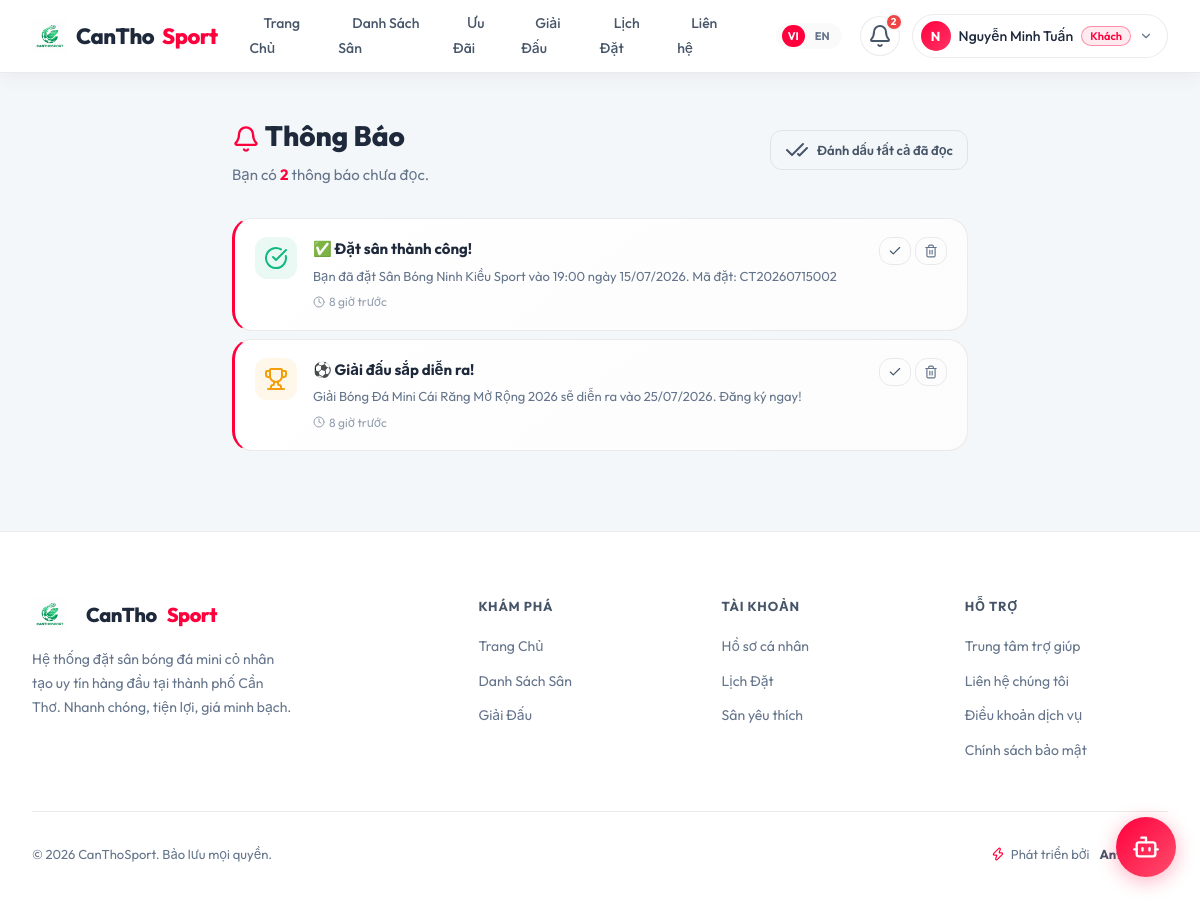
The page /pages/notifications.php (signed in) on the database its author committed.
### tables this page shows
CREATE TABLE `notifications` (
  `id`          INT(11)      NOT NULL AUTO_INCREMENT,
  `user_id`     INT(11)      NOT NULL,
  `type`        VARCHAR(50)  NOT NULL COMMENT 'booking_confirmed, new_message, event_reminder...',
  `title`       VARCHAR(150) NOT NULL,
  `body`        TEXT         NOT NULL,
  `ref_type`    VARCHAR(50)  DEFAULT NULL COMMENT 'booking, message, event...',
  `ref_id`      INT(11)      DEFAULT NULL,
  `icon`        VARCHAR(50)  DEFAULT 'bell',
  `is_read`     TINYINT(1)   NOT NULL DEFAULT 0,
  `created_at`  TIMESTAMP    NOT NULL DEFAULT CURRENT_TIMESTAMP,
  PRIMARY KEY (`id`),
  KEY `idx_user_unread` (`user_id`, `is_read`),
  CONSTRAINT `fk_notif_user` FOREIGN KEY (`user_id`) REFERENCES `users` (`id`) ON DELETE CASCADE
);

### pages/notifications.php (the view, shortened to what this page needs)
<?php
require_once '../config/db.php';
$user_id = $_SESSION['user_id'];
try {
    $stmt = $pdo->prepare("
        SELECT * FROM notifications
        WHERE user_id = :uid
        ORDER BY is_read ASC, created_at DESC
        LIMIT 50
    ");
    $stmt->execute(['uid' => $user_id]);
    $notifications = $stmt->fetchAll();
    $unread_count = 0;
    foreach ($notifications as $n) {
        if (!$n['is_read']) $unread_count++;
    }
} catch (PDOException $e) {
    die("Lỗi hệ thống: " . $e->getMessage());
}
$notif_icons = [
    'booking_confirmed' => ['check-circle', '#10b981'],
    'booking_cancelled' => ['x-circle', '#ef4444'],
    'event_reminder'    => ['trophy', '#f59e0b'],
    'new_message'       => ['message-circle', '#3b82f6'],
    'review_reply'      => ['message-square', '#8b5cf6'],
    'system'            => ['info', '#64748b'],
];
include '../includes/header.php';
?>
<div class="container" style="max-width:800px;margin:40px auto 80px;">
    <div style="display:flex;justify-content:space-between;align-items:center;margin-bottom:30px;flex-wrap:wrap;gap:16px;">
        <div>
            <h1 style="font-size:28px;font-weight:800;">
                <i data-lucide="bell" style="width:28px;height:28px;color:var(--primary);vertical-align:middle;"></i>
                Thông Báo
            </h1>
            <p style="color:var(--text-muted);margin-top:4px;">
                <?php echo $unread_count > 0 ? "Bạn có <b style='color:var(--primary);'>$unread_count</b> thông báo chưa đọc." : "Tất cả thông báo đã đọc."; ?>
            </p>
        </div>
        <?php if ($unread_count > 0): ?>
            <form action="notifications.php" method="POST">
                <button type="submit" name="mark_all_read" value="1" class="btn btn-ghost btn-sm">
                    <i data-lucide="check-check"></i> Đánh dấu tất cả đã đọc
                </button>
            </form>
        <?php endif; ?>
    </div>
    <?php if (count($notifications) > 0): ?>
        <div class="notif-list fade-in-up">
            <?php foreach ($notifications as $n): ?>
                <?php
                    $type_key = $n['type'] ?? 'system';
                    $icon_info = $notif_icons[$type_key] ?? $notif_icons['system'];
                    $icon_name = $icon_info[0];
                    $icon_color = $icon_info[1];
                    $link = '#';
                    $role = $_SESSION['user_role'] ?? 'customer';
                    if ($n['ref_type'] === 'message') {
                        if ($role === 'admin') $link = '../admin/chat.php';
                        else if ($role === 'owner') $link = '../owner/chat.php' . ($n['ref_id'] ? '?field_id='.$n['ref_id'] : '');
                        else $link = 'chat.php' . ($n['ref_id'] ? '?field_id='.$n['ref_id'] : '');
                    } else if ($n['ref_type'] === 'booking') {
                        if ($role === 'owner') $link = '../owner/bookings.php';
                        else $link = 'profile.php#bookings';
                    } else if ($n['ref_type'] === 'event') {
                        $link = 'events.php';
                    } else if ($n['ref_type'] === 'reward') {
                        if ($role === 'owner' || $role === 'admin') $link = '../' . $role . '/rewards.php';
                        else $link = 'offers.php';
                    }
                ?>
                <div class="notif-item <?php echo $n['is_read'] ? '' : 'notif-unread'; ?>">
                    <div class="notif-icon" style="background:<?php echo $icon_color; ?>15;color:<?php echo $icon_color; ?>;">
                        <i data-lucide="<?php echo $icon_name; ?>"></i>
                    </div>
                    <a href="<?php echo htmlspecialchars($link); ?>" class="notif-content" style="text-decoration:none; color:inherit; display:block; flex:1;">
                        <h4 class="notif-title"><?php echo htmlspecialchars($n['title']); ?></h4>
                        <p class="notif-body"><?php echo htmlspecialchars($n['body']); ?></p>
                        <span class="notif-time">
                            <i data-lucide="clock" style="width:12px;height:12px;"></i>
                            <?php
                                $diff = time() - strtotime($n['created_at']);
                                if ($diff < 60) echo 'Vừa xong';
                                elseif ($diff < 3600) echo floor($diff / 60) . ' phút trước';
                                elseif ($diff < 86400) echo floor($diff / 3600) . ' giờ trước';
                                elseif ($diff < 604800) echo floor($diff / 86400) . ' ngày trước';
                                else echo date('d/m/Y H:i', strtotime($n['created_at']));
                            ?>
                        </span>
                    </a>
                    <div class="notif-actions">
                        <?php if (!$n['is_read']): ?>
                            <form action="notifications.php" method="POST" style="margin:0;">
                                <button type="submit" name="mark_read" value="<?php echo $n['id']; ?>" class="btn btn-ghost btn-sm" title="Đánh dấu đã đọc" style="padding:6px 8px;">
                                    <i data-lucide="check" style="width:14px;height:14px;"></i>
                                </button>
                            </form>
                        <?php endif; ?>
                        <form action="notifications.php" method="POST" style="margin:0;">
                            <button type="submit" name="delete_notif" value="<?php echo $n['id']; ?>" class="btn btn-ghost btn-sm" title="Xóa" style="padding:6px 8px;color:var(--text-muted);" onclick="return confirm('Xóa thông báo này?');">
                                <i data-lucide="trash-2" style="width:14px;height:14px;"></i>
                            </button>
                        </form>
                    </div>
                </div>
            <?php endforeach; ?>
        </div>
    <?php endif; ?>
</div>
<?php include '../includes/footer.php'; ?>

### assets/css/style.css (style rules this page uses)
:root { --primary: #ff003c; --primary-dark: #d40032; --primary-light: #ff3366; --primary-glow: rgba(255, 0, 60, 0.18); --primary-subtle: rgba(255, 0, 60, 0.08); --accent: #0055ff; --accent-glow: rgba(0, 85, 255, 0.15); --bg-main: #f4f7f9; --bg-layer1: #ffffff; --bg-card: #ffffff; --bg-card-hover: #f8fafc; --bg-input: #ffffff; --text-main: #1e293b; --text-secondary: #475569; --text-muted: #64748b; --text-inverse: #ffffff; --border: rgba(0, 0, 0, 0.08); --border-hover: rgba(0, 0, 0, 0.15); --border-primary: rgba(255, 0, 60, 0.40); --rating-color: #f59e0b; --error-color: #ef4444; --success-color: #10b981; --grad-primary: linear-gradient(135deg, #ff003c 0%, #ff3366 100%); --grad-hero: radial-gradient(ellipse 80% 50% at 50% -20%, rgba(255,0,60,0.15) 0%, transparent 60%); --grad-card: linear-gradient(145deg, #ffffff 0%, #fcfcfc 100%); --font: 'Outfit', -apple-system, BlinkMacSystemFont, 'Segoe UI', sans-serif; --ease: cubic-bezier(0.4, 0, 0.2, 1); --transition: all 0.25s var(--ease); --transition-slow:all 0.45s var(--ease); --r-sm: 8px; --r-md: 12px; --r-lg: 16px; --r-xl: 20px; --r-2xl: 28px; --shadow-sm: 0 1px 3px rgba(0,0,0,0.05); --shadow-md: 0 4px 16px rgba(0,0,0,0.08); --shadow-lg: 0 12px 30px rgba(0,0,0,0.12); --shadow-primary: 0 8px 24px rgba(255,0,60,0.25); }
*, *::before, *::after { box-sizing: border-box; margin: 0; padding: 0; }
html { scroll-behavior: smooth; }
body { background-color: var(--bg-main); color: var(--text-main); font-family: var(--font); font-size: 15px; line-height: 1.65; min-height: 100vh; -webkit-font-smoothing: antialiased; }
a { text-decoration: none; color: inherit; }
button { font-family: var(--font); }
.container { max-width: 1280px; margin: 0 auto; padding: 0 32px; }
.btn { display: inline-flex; align-items: center; justify-content: center; gap: 8px; padding: 10px 20px; border-radius: var(--r-lg); font-family: var(--font); font-size: 14px; font-weight: 600; cursor: pointer; border: none; outline: none; transition: var(--transition); white-space: nowrap; text-decoration: none; line-height: 1; }
.btn-ghost { background: transparent; color: var(--text-secondary); border: 1px solid var(--border); }
.btn-sm { padding: 7px 14px; font-size: 13px; border-radius: var(--r-md); }
.fade-in-up { animation: fadeInUp 0.5s var(--ease) both; }
.notif-list { display: flex; flex-direction: column; gap: 8px; }
.notif-item { display: flex; align-items: flex-start; gap: 16px; background-color: var(--bg-card); border: 1px solid var(--border); border-radius: var(--r-xl); padding: 18px 20px; transition: var(--transition); background-image: var(--grad-card); }
.notif-unread { border-left: 3px solid var(--primary); background-color: rgba(16,185,129,0.03); }
.notif-icon { width: 42px; height: 42px; border-radius: 12px; display: flex; align-items: center; justify-content: center; flex-shrink: 0; }
.notif-content { flex: 1; min-width: 0; }
.notif-title { font-size: 15px; font-weight: 700; color: var(--text-main); margin-bottom: 4px; }
.notif-body { font-size: 13px; color: var(--text-muted); line-height: 1.55; margin-bottom: 6px; }
.notif-time { font-size: 12px; color: var(--text-muted); display: flex; align-items: center; gap: 4px; opacity: 0.7; }
.notif-actions { display: flex; gap: 4px; flex-shrink: 0; align-items: center; }
.btn { transition: all 0.3s cubic-bezier(0.4, 0, 0.2, 1); }

### rows shown on the page
notifications: title "✅ Đặt sân thành công!", body "Bạn đã đặt Sân Bóng Ninh Kiều Sport vào 19:00 ngày 15/07/2026. Mã đặt: CT20260715002", $n['id'] 1 (drawn)
notifications: title "⚽ Giải đấu sắp diễn ra!", body "Giải Bóng Đá Mini Cái Răng Mở Rộng 2026 sẽ diễn ra vào 25/07/2026. Đăng ký ngay!", $n['id'] 3 (drawn)

### other values the page prints
__trans('home') "Trang Chủ"
__trans('fields_list') "Danh Sách Sân"
__trans('offers') "Ưu Đãi"
__trans('events') "Giải Đấu"
__trans('my_bookings') "Lịch Đặt"
$unread_notifications "2"
mb_strtoupper(mb_substr($_SESSION['user_full_name'], 0, 1)) "N"
$_SESSION['user_full_name'] "Nguyễn Minh Tuấn"
$unread_count "2"
__trans('footer_desc') "Hệ thống đặt sân bóng đá mini cỏ nhân tạo uy tín hàng đầu tại thành phố Cần Thơ. Nhanh chóng, tiện lợi, giá minh bạch."
__trans('explore') "KHÁM PHÁ"
__trans('account') "TÀI KHOẢN"
__trans('profile') "Hồ sơ cá nhân"
__trans('favorites') "Sân yêu thích"
__trans('support') "HỖ TRỢ"
